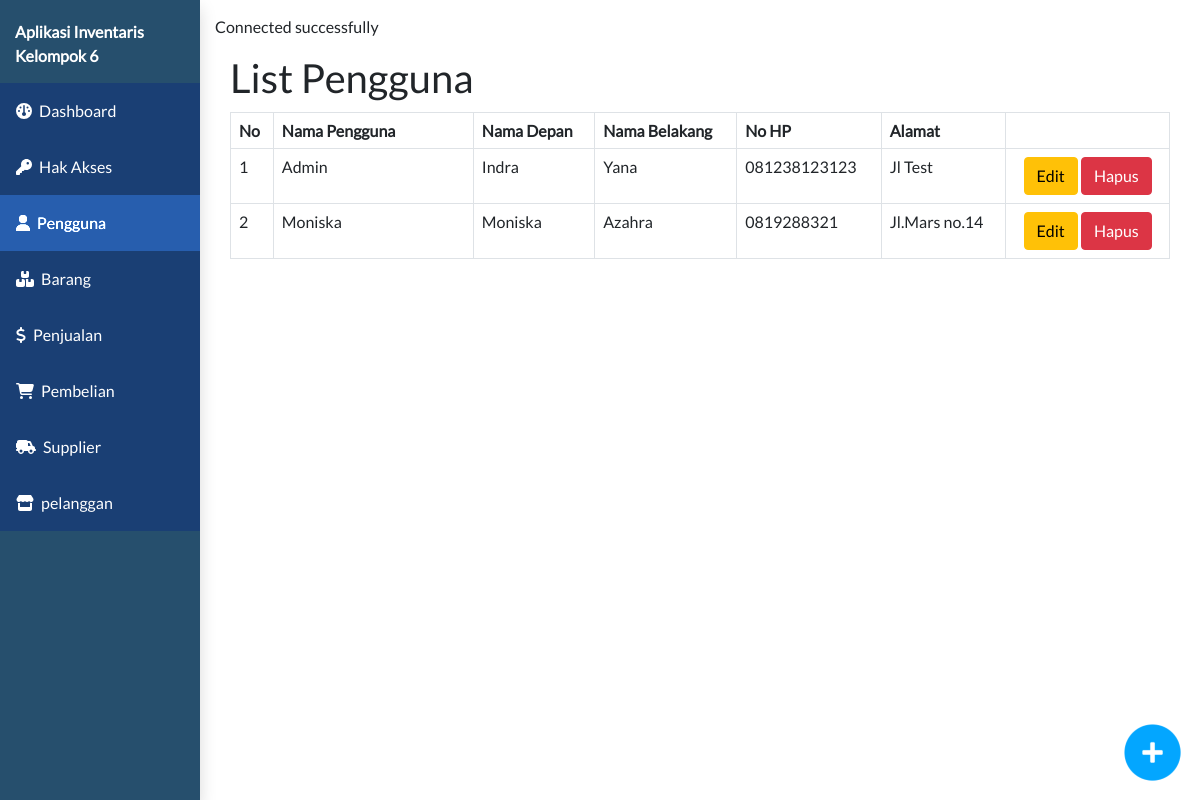
The page /admin.php?page=pengguna&subpage=pengguna-list on the database its author committed.
### tables this page shows
CREATE TABLE `pengguna` (
  `id_pengguna` INT NOT NULL AUTO_INCREMENT,
  `nama_pengguna` VARCHAR(50) NOT NULL,
  `password` VARCHAR(255) NOT NULL,
  `id_akses` INT NULL DEFAULT NULL,
  `nama_depan` VARCHAR(50) NULL DEFAULT NULL,
  `nama_belakang` VARCHAR(50) NULL DEFAULT NULL,
  `no_hp` VARCHAR(20) NULL DEFAULT NULL,
  `alamat` TEXT NULL,
  PRIMARY KEY (`id_pengguna`) USING BTREE,
  INDEX `id_akses` (`id_akses` ASC) USING BTREE,
  CONSTRAINT `pengguna_ibfk_1` FOREIGN KEY (`id_akses`) REFERENCES `hak_akses` (`id_akses`) ON DELETE SET NULL ON UPDATE CASCADE
);

### model/model.php (called while the page is built, shortened)
<?php
class model {
    function select($table){
        require "koneksi.php";
        $data = mysqli_query($connect, "SELECT * FROM $table");
        $dataarray = array();
            while($row = mysqli_fetch_assoc($data)){
                $dataarray[] = $row;
            }
        return $dataarray;
    }
}
?>

### controller/pengguna_controller.php (called while the page is built, shortened)
<?php
require_once "controller/base_controller.php";
class PenggunaController {
    function callmodel(){
        $baseController = new BaseController();
    }
    function pengguna_list(){
        $model = new model;
        $pengguna_list = $model->select("pengguna");
        return $pengguna_list;
    }
}
?>

### view/pengguna/pengguna-list.php (the view, shortened to what this page needs)
<?php
require_once "controller/pengguna_controller.php";
$penggunaController = new PenggunaController();
$penggunaController->callasset();
$pengguna_list = $penggunaController->pengguna_list();
?>
<html>
<head>
</head>
<div class="clm-12 np">
  <div class="container-full" id="daftarproduk">
    <h1>List Pengguna</h1>
    <table class="table table-bordered" style="margin-top:10px">
      <?php if ($pengguna_list != null) : ?>
        <thead>
          <th>No</th>
          <th>Nama Pengguna</th>
          <th>Nama Depan</th>
          <th>Nama Belakang</th>
          <th>No HP</th>
          <th>Alamat</th>
          <th></th>
        </thead>
        <?php $no = 1;
        foreach ($pengguna_list as  $pengguna) : ?>
          <tr>
            <td><?php echo $no;
                $no++ ?></td>
            <td style="width:200px"><?php echo $pengguna['nama_pengguna'] ?></td>
            <td><?php echo $pengguna['nama_depan'] ?></td>
            <td><?php echo $pengguna['nama_belakang'] ?></td>
            <td><?php echo $pengguna['no_hp'] ?></td>
            <td><?php echo $pengguna['alamat'] ?></td>
            <td class="text-center">
              <a href="submit.php?pengguna-edit=<?php echo $pengguna['id_pengguna'] ?>"><button class="btn btn-warning">Edit</button></a>
              <a href="submit.php?pengguna-delete=<?php echo $pengguna['id_pengguna'] ?>"><button class="btn btn-danger">Hapus</button></a>
            </td>
          </tr>
        <?php endforeach ?>
      <?php else : ?>
        <tr>
          <td colspan="7" style="text-align:center">Tidak Ada Data.</td>
        </tr>
      <?php endif ?>
    </table>
  </div>
</div>
<div class="fly-right">
  <a href="?page=pengguna&&subpage=pengguna-detail">
    <img src="assets/img/add_blue.png" class="flyitem" style="width:65px; height:65px;">
  </a>
</div>
</html>

### controller/base_controller.php (shortened to what this page needs)
<?php
class BaseController {
    function callasset(){
        echo "<link rel='stylesheet' href='assets/css/style.css'>";
    }
    function callmodel(){
        return require_once ("model/model.php");
    }
}
?>

### admin.php (shortened to what this page needs)
<?php
require_once "controller/base_controller.php";
$baseController = new BaseController();
$baseController->callasset();
?>
<html>
<head>
    <link href="https://cdn.jsdelivr.net/npm/bootstrap@5.0.2/dist/css/bootstrap.min.css" rel="stylesheet">
    <link rel="stylesheet" href="https://cdnjs.cloudflare.com/ajax/libs/font-awesome/6.2.1/css/all.min.css" />
</head>
<body>
    <div class="clm-12 np">
        <?php include "view/adder/sidebar-admin.php" ?>
        <div class="clm-10 np">
            <div class="container-full">
                <?php
                if (isset($_GET['page'])) {
                    $page = $_GET['page'];
                    $subpage = $_GET['subpage'];
                    $file = "view/$page/$subpage.php";
                    if (!file_exists($file)) {
                        include("view/$page/$subpage.php");
                    } else {
                        include($file);
                    }
                } else {
                    include("view/home/dashboard.php");
                }
                ?>
            </div>
        </div>
    </div>
</body>
</html>

### view/adder/sidebar-admin.php (shortened to what this page needs)
<div class="clm-2 np" style="height: 100%;">
    <div class="sidebar sidebar-fixed clm-2 np-x shadow" style="height: 100%; color:white; background-color:#264f6d">
        <div class="clm-12 np" style="height: 100%;">
            <p class="m-0" style="padding:15; padding-top:10px; width:100%; font-weight:bold;">Aplikasi Inventaris Kelompok 6</p>
            <nav class="nav sidebar-nav nav-black" style="display:block">
                <ul class="np">
                    <?php
                        echo "<li class='" . (isset($_GET['page']) && $_GET['page'] == 'home' ? 'active' : '') ."'><a href='?page=home&&subpage=dashboard'><i class='fa-solid fa-gauge me-1'></i> Dashboard</a></li>";
                        echo "<li class='" . (isset($_GET['page']) && $_GET['page'] == 'hak-akses'? 'active' : '') ."'><a href='?page=hak-akses&subpage=hak-akses-list'><i class='fa-solid fa-key me-1'></i> Hak Akses</a></li>";
                        echo "<li class='" . (isset($_GET['page']) && $_GET['page'] == 'pengguna'? 'active' : '') ."'><a href='?page=pengguna&subpage=pengguna-list'><i class='fa-solid fa-user me-1'></i> Pengguna</a></li>";
                        echo "<li class='" . (isset($_GET['page']) && $_GET['page'] == 'barang' ? 'active' : '') ."'><a href='?page=barang&subpage=barang-list'><i class='fa-solid fa-boxes-stacked me-1'></i>  Barang</a></li>";
                        echo "<li class='" . (isset($_GET['page']) && $_GET['page'] == 'penjualan' ? 'active' : '') ."'><a href='?page=penjualan&subpage=penjualan-list'><i class='fa-solid fa-dollar-sign me-1'></i> Penjualan</a></li>";
                        echo "<li class='" . (isset($_GET['page']) && $_GET['page'] == 'pembelian' ? 'active' : '') ."'><a href='?page=pembelian&subpage=pembelian-list'><i class='fa-solid fa-cart-shopping me-1'></i> Pembelian</a></li>";
                        echo "<li class='" . (isset($_GET['page']) && $_GET['page'] == 'supplier' ? 'active' : '') ."'><a href='?page=supplier&subpage=supplier-list'><i class='fa-solid fa-truck-field me-1'></i> Supplier</a></li>";
                        echo "<li class='" . (isset($_GET['page']) && $_GET['page'] == 'pelanggan' ? 'active' : '') ."'><a href='?page=pelanggan&subpage=pelanggan-list'><i class='fa-solid fa-store me-1'></i> pelanggan</a></li>";
                    ?>
                </ul>
            </nav>
        </div>
    </div>
</div>

### koneksi.php (shortened to what this page needs)
<?php
echo "Connected successfully";
?>

### assets/css/style.css (style rules this page uses)
* { font-family: 'lato'; margin: 0px; }
.clm-1, .clm-2, .clm-3, .clm-4, .clm-5, .clm-6, .clm-7, .clm-8, .clm-9, .clm-10, .clm-11, .clm-12 { float:left; padding:10px; box-sizing: border-box; }
.clm-2 { width:16.6666667%; }
.clm-10 { width:83.33333333%; }
.clm-12 { width:100%; }
.container-full { width: 100%; padding:15px;; margin-left: auto; margin-right: auto; box-sizing: border-box; float:left; }
.nav ul li { list-style: none; display: block; padding:15px; background: #1a3f74; }
.sidebar-nav ul li { padding: 0px !important; }
.sidebar-nav ul li a { padding:16px; display: inherit; }
.sidebar-nav ul li.active { filter: brightness(1.5); }
.nav-black ul li { list-style: none; display: block; padding:15px; }
.nav ul a { text-decoration: none; color:inherit; }
.sidebar { width:100%; height: 100%; padding: 15px; box-sizing: border-box; float: left; }
.sidebar-fixed { position:fixed; width:inherit; }
.shadow { box-shadow: 0px 0px 3px 0px #adadad; }
.np { padding:0px; }
.np-x { padding: 10px 0px; }
.fly-right { position: fixed; bottom:0px; right: 0px; float: left; padding: 15px; }

### rows shown on the page
pengguna: nama_pengguna "Admin", nama_depan "Indra", nama_belakang "Yana", no_hp "081238123123", alamat "Jl Test"
pengguna: nama_pengguna "Moniska", nama_depan "Moniska", nama_belakang "Azahra", no_hp "0819288321", alamat "Jl.Mars no.14"
